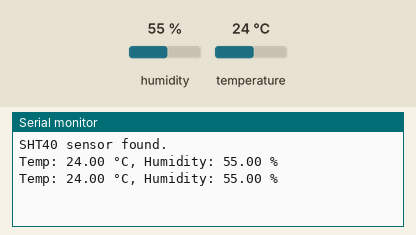
A sketch run on a simulated Arduino Uno, built with avr-gcc and run on an emulated ATmega328P. On the bench: the last lines printed to the serial monitor. The test bench sets the inputs (shaded band); at power-on: humidity 55 %, temperature 24 °C.

Above: at 2.9 s.
3.0 s: humidity set to 22 %
At 4.8 s:
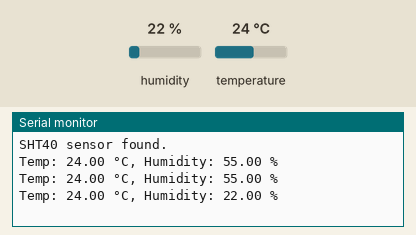
5.8 s: temperature set to 12 °C
At 7.5 s:
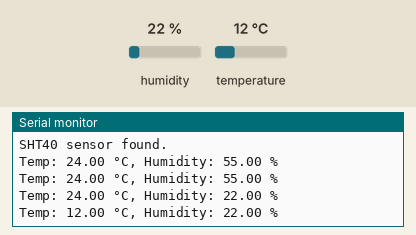
8.6 s: humidity set to 40 %
At 8.6 s:
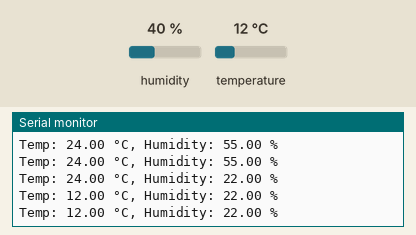
Timing chart, 0 to 11.6 s (numbered marks = the images above; inputs shaded):
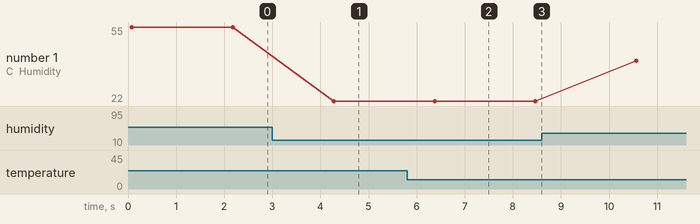

The sketch:

Experiment_no_26_sht240throughapp.ino
```cpp
// #include <Wire.h>
// #include "Adafruit_SHT4x.h"
// #include <SoftwareSerial.h>

// SoftwareSerial BT(2, 3); // RX, TX for Bluetooth
// Adafruit_SHT4x sht4;  // Create an SHT40 object

// void setup() {
//     Serial.begin(9600);  // Serial Monitor
//     BT.begin(9600);      // Bluetooth module baud rate

//     if (!sht4.begin()) {
//         Serial.println("Couldn't find SHT4x sensor!");
//         while (1);
//     }
//     Serial.println("SHT40 sensor found.");
// }

// void loop() {
//     sensors_event_t humidity, temp;

//     // Read temperature and humidity
//     sht4.getEvent(&humidity, &temp);

//     float temperature = temp.temperature;
//     float humidityVal = humidity.relative_humidity;

//     // Print to Serial Monitor
//     Serial.print("Temp: "); Serial.print(temperature); Serial.print(" °C, ");
//     Serial.print("Humidity: "); Serial.print(humidityVal); Serial.println(" %");

//     // Send data via Bluetooth
//     BT.print("Temperature: "); BT.print(temperature); BT.print(" °C, ");
//     BT.print("Humidity: "); BT.print(humidityVal); BT.println(" %");

//     delay(2000);  // Update every 2 seconds
// }


#include <Wire.h>
#include "Adafruit_SHT4x.h"
#include <SoftwareSerial.h>

SoftwareSerial BT(2, 3); // RX, TX for Bluetooth
Adafruit_SHT4x sht4;     // Create an SHT40 object

float sensorData[2];     // [0] = temperature, [1] = humidity

void setup() {
    Serial.begin(9600);
    BT.begin(9600);

    if (!sht4.begin()) {
        Serial.println("Couldn't find SHT4x sensor!");
        while (1);
    }
    Serial.println("SHT40 sensor found.");
}

void loop() {
    sensors_event_t humidity, temp;

    sht4.getEvent(&humidity, &temp);

    sensorData[0] = temp.temperature;
    sensorData[1] = humidity.relative_humidity;

    Serial.print("Temp: "); Serial.print(sensorData[0]); Serial.print(" °C, ");
    Serial.print("Humidity: "); Serial.print(sensorData[1]); Serial.println(" %");

    // Convert floats to strings using dtostrf()
    char tempStr[10];
    char humidStr[10];
    dtostrf(sensorData[0], 5, 2, tempStr);  // width=5, precision=2
    dtostrf(sensorData[1], 5, 2, humidStr);

    // Format string to send via Bluetooth
    char dataBuffer[30];
    snprintf(dataBuffer, sizeof(dataBuffer), "[%s,%s]", tempStr, humidStr);

    BT.println(dataBuffer);

    delay(2000);
}


// #include <Wire.h>
// #include "Adafruit_SHT4x.h"
// #include <SoftwareSerial.h>

// SoftwareSerial BT(2, 3);  // RX, TX for Bluetooth
// Adafruit_SHT4x sht4;      // Create an SHT40 object

// float sensorData[2];  // [0] = temperature, [1] = humidity

// void setup() {
//   Serial.begin(9600);
//   BT.begin(9600);

//   if (!sht4.begin()) {
//     Serial.println("Couldn't find SHT4x sensor!");
//     while (1)
//       ;
//   }
//   Serial.println("SHT40 sensor found.");
// }

// void loop() {
//   sensors_event_t humidity, temp;

//   sht4.getEvent(&humidity, &temp);

//   sensorData[0] = temp.temperature;
//   sensorData[1] = humidity.relative_humidity;

//   // Split temperature
//   uint8_t temp_value1 = (uint8_t)sensorData[0];                          // Integer part
//   uint8_t temp_value2 = (uint8_t)((sensorData[0] - temp_value1) * 100);  // Decimal part * 100

//   // Split humidity
//   uint8_t hum_value1 = (uint8_t)sensorData[1];
//   uint8_t hum_value2 = (uint8_t)((sensorData[1] - hum_value1) * 100);

//   // Optional: Store in a byte array
//   uint8_t mfg_data[10];
//   mfg_data[3] = temp_value1;
//   mfg_data[4] = temp_value2;
//   mfg_data[5] = hum_value1;
//   mfg_data[6] = hum_value2;

//   // Serial debug
//   Serial.print("Temp: ");
//   Serial.print(temp_value1);
//   Serial.print(".");
//   Serial.print(temp_value2);
//   Serial.print(" °C, Humidity: ");
//   Serial.print(hum_value1);
//   Serial.print(".");
//   Serial.print(hum_value2);
//   Serial.println(" %");


//   // Convert floats to strings using dtostrf()
//   // char tempStr[10];
//   // char humidStr[10];
//   // dtostrf(sensorData[0], 5, 2, tempStr);  // width=5, precision=2
//   // dtostrf(sensorData[1], 5, 2, humidStr);


//   // Format string to send via Bluetooth
//   char dataBuffer[30];
//   // snprintf(dataBuffer, sizeof(dataBuffer), "[%s,%s]", tempStr, humidStr);
//   snprintf(dataBuffer, sizeof(dataBuffer), "[%d.%02d,%d.%02d]", temp_value1, temp_value2, hum_value1, hum_value2);
//   BT.println(dataBuffer);

//   delay(2000);
// }
```

Measured:
- after the input at 3.0 s, the serial monitor: prints a new line after 1.3 s (image 1)
- after the input at 5.8 s, the serial monitor: prints a new line after 0.57 s (image 2)
- plotted number 1: 55 → 22 after the input at 3.0 s, 22 → 40 after the input at 8.6 s
